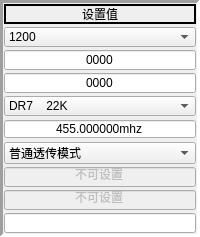
                              <widget class="QFrame" name="frame_59">
                               <property name="sizePolicy">
                                <sizepolicy hsizetype="Expanding" vsizetype="Expanding">
                                 <horstretch>2</horstretch>
                                 <verstretch>0</verstretch>
                                </sizepolicy>
                               </property>
                               <property name="autoFillBackground">
                                <bool>true</bool>
                               </property>
                               <property name="frameShape">
                                <enum>QFrame::Panel</enum>
                               </property>
                               <property name="frameShadow">
                                <enum>QFrame::Sunken</enum>
                               </property>
                               <property name="lineWidth">
                                <number>3</number>
                               </property>
                               <layout class="QVBoxLayout" name="verticalLayout_37">
                                <property name="spacing">
                                 <number>3</number>
                                </property>
                                <property name="leftMargin">
                                 <number>1</number>
                                </property>
                                <property name="topMargin">
                                 <number>1</number>
                                </property>
                                <property name="rightMargin">
                                 <number>1</number>
                                </property>
                                <property name="bottomMargin">
                                 <number>1</number>
                                </property>
                                <item>
                                 <widget class="QLabel" name="label_29">
                                  <property name="sizePolicy">
                                   <sizepolicy hsizetype="Expanding" vsizetype="Expanding">
                                    <horstretch>0</horstretch>
                                    <verstretch>0</verstretch>
                                   </sizepolicy>
                                  </property>
                                  <property name="minimumSize">
                                   <size>
                                    <width>0</width>
                                    <height>20</height>
                                   </size>
                                  </property>
                                  <property name="maximumSize">
                                   <size>
                                    <width>16777215</width>
                                    <height>20</height>
                                   </size>
                                  </property>
                                  <property name="frameShape">
                                   <enum>QFrame::WinPanel</enum>
                                  </property>
                                  <property name="text">
                                   <string>设置值</string>
                                  </property>
                                  <property name="alignment">
                                   <set>Qt::AlignCenter</set>
                                  </property>
                                 </widget>
                                </item>
                                <item>
                                 <widget class="QComboBox" name="dtu_set_bar_3">
                                  <property name="sizePolicy">
                                   <sizepolicy hsizetype="Expanding" vsizetype="Expanding">
                                    <horstretch>0</horstretch>
                                    <verstretch>0</verstretch>
                                   </sizepolicy>
                                  </property>
                                  <property name="minimumSize">
                                   <size>
                                    <width>0</width>
                                    <height>20</height>
                                   </size>
                                  </property>
                                  <property name="maximumSize">
                                   <size>
                                    <width>16777215</width>
                                    <height>20</height>
                                   </size>
                                  </property>
                                  <property name="contextMenuPolicy">
                                   <enum>Qt::DefaultContextMenu</enum>
                                  </property>
                                  <property name="layoutDirection">
                                   <enum>Qt::LeftToRight</enum>
                                  </property>
                                  <property name="currentIndex">
                                   <number>0</number>
                                  </property>
                                  <property name="insertPolicy">
                                   <enum>QComboBox::InsertAtBottom</enum>
                                  </property>
                                  <property name="sizeAdjustPolicy">
                                   <enum>QComboBox::AdjustToContentsOnFirstShow</enum>
                                  </property>
                                  <item>
                                   <property name="text">
                                    <string>1200</string>
                                   </property>
                                  </item>
                                  <item>
                                   <property name="text">
                                    <string>2400</string>
                                   </property>
                                  </item>
                                  <item>
                                   <property name="text">
                                    <string>4800</string>
                                   </property>
                                  </item>
                                  <item>
                                   <property name="text">
                                    <string>9600</string>
                                   </property>
                                  </item>
                                  <item>
                                   <property name="text">
                                    <string>19200</string>
                                   </property>
                                  </item>
                                  <item>
                                   <property name="text">
                                    <string>38400</string>
                                   </property>
                                  </item>
                                  <item>
                                   <property name="text">
                                    <string>57600</string>
                                   </property>
                                  </item>
                                  <item>
                                   <property name="text">
                                    <string>115200</string>
                                   </property>
                                  </item>
                                  <item>
                                   <property name="text">
                                    <string>256000</string>
                                   </property>
                                  </item>
                                 </widget>
                                </item>
                                <item>
                                 <widget class="QLineEdit" name="dtu_set_otheraddress_2">
                                  <property name="sizePolicy">
                                   <sizepolicy hsizetype="Expanding" vsizetype="Expanding">
                                    <horstretch>0</horstretch>
                                    <verstretch>0</verstretch>
                                   </sizepolicy>
                                  </property>
                                  <property name="minimumSize">
                                   <size>
                                    <width>0</width>
                                    <height>20</height>
                                   </size>
                                  </property>
                                  <property name="maximumSize">
                                   <size>
                                    <width>16777215</width>
                                    <height>20</height>
                                   </size>
                                  </property>
                                  <property name="text">
                                   <string>0000</string>
                                  </property>
                                  <property name="frame">
                                   <bool>true</bool>
                                  </property>
                                  <property name="alignment">
                                   <set>Qt::AlignCenter</set>
                                  </property>
                                  <property name="readOnly">
                                   <bool>false</bool>
                                  </property>
                                 </widget>
                                </item>
                                <item>
                                 <widget class="QLineEdit" name="dtu_set_ownaddress_2">
                                  <property name="sizePolicy">
                                   <sizepolicy hsizetype="Expanding" vsizetype="Expanding">
                                    <horstretch>0</horstretch>
                                    <verstretch>0</verstretch>
                                   </sizepolicy>
                                  </property>
                                  <property name="minimumSize">
                                   <size>
                                    <width>0</width>
                                    <height>20</height>
                                   </size>
                                  </property>
                                  <property name="maximumSize">
                                   <size>
                                    <width>16777215</width>
                                    <height>20</height>
                                   </size>
                                  </property>
                                  <property name="text">
                                   <string>0000</string>
                                  </property>
                                  <property name="frame">
                                   <bool>true</bool>
                                  </property>
                                  <property name="alignment">
                                   <set>Qt::AlignCenter</set>
                                  </property>
                                  <property name="readOnly">
                                   <bool>false</bool>
                                  </property>
                                 </widget>
                                </item>
                                <item>
                                 <widget class="QComboBox" name="dtu_set_rfspeed_3">
                                  <property name="sizePolicy">
                                   <sizepolicy hsizetype="Expanding" vsizetype="Expanding">
                                    <horstretch>0</horstretch>
                                    <verstretch>0</verstretch>
                                   </sizepolicy>
                                  </property>
                                  <property name="minimumSize">
                                   <size>
                                    <width>0</width>
                                    <height>20</height>
                                   </size>
                                  </property>
                                  <property name="maximumSize">
                                   <size>
                                    <width>16777215</width>
                                    <height>20</height>
                                   </size>
                                  </property>
                                  <property name="contextMenuPolicy">
                                   <enum>Qt::DefaultContextMenu</enum>
                                  </property>
                                  <property name="layoutDirection">
                                   <enum>Qt::LeftToRight</enum>
                                  </property>
                                  <property name="editable">
                                   <bool>false</bool>
                                  </property>
                                  <property name="currentIndex">
                                   <number>7</number>
                                  </property>
                                  <property name="insertPolicy">
                                   <enum>QComboBox::InsertAtBottom</enum>
                                  </property>
                                  <property name="sizeAdjustPolicy">
                                   <enum>QComboBox::AdjustToContents</enum>
                                  </property>
                                  <property name="minimumContentsLength">
                                   <number>0</number>
                                  </property>
                                  <property name="duplicatesEnabled">
                                   <bool>false</bool>
                                  </property>
                                  <property name="frame">
                                   <bool>true</bool>
                                  </property>
                                  <item>
                                   <property name="text">
                                    <string>DR0    0.3K</string>
                                   </property>
                                  </item>
                                  <item>
                                   <property name="text">
                                    <string>DR1    0.54K</string>
                                   </property>
                                  </item>
                                  <item>
                                   <property name="text">
                                    <string>DR2    0.98K</string>
                                   </property>
                                  </item>
                                  <item>
                                   <property name="text">
                                    <string>DR3    1.76K</string>
                                   </property>
                                  </item>
                                  <item>
                                   <property name="text">
                                    <string>DR4    3.13K</string>
                                   </property>
                                  </item>
                                  <item>
                                   <property name="text">
                                    <string>DR5    5.5K</string>
                                   </property>
                                  </item>
                                  <item>
                                   <property name="text">
                                    <string>DR6    11K</string>
                                   </property>
                                  </item>
                                  <item>
                                   <property name="text">
                                    <string>DR7    22K</string>
                                   </property>
                                  </item>
                                 </widget>
                                </item>
                                <item>
                                 <widget class="QDoubleSpinBox" name="dtu_set_workmhz_2">
                                  <property name="sizePolicy">
                                   <sizepolicy hsizetype="Expanding" vsizetype="Expanding">
                                    <horstretch>0</horstretch>
                                    <verstretch>0</verstretch>
                                   </sizepolicy>
                                  </property>
                                  <property name="minimumSize">
                                   <size>
                                    <width>0</width>
                                    <height>20</height>
                                   </size>
                                  </property>
                                  <property name="maximumSize">
                                   <size>
                                    <width>16777215</width>
                                    <height>20</height>
                                   </size>
                                  </property>
                                  <property name="wrapping">
                                   <bool>false</bool>
                                  </property>
                                  <property name="frame">
                                   <bool>true</bool>
                                  </property>
                                  <property name="alignment">
                                   <set>Qt::AlignCenter</set>
                                  </property>
                                  <property name="buttonSymbols">
                                   <enum>QAbstractSpinBox::NoButtons</enum>
                                  </property>
                                  <property name="keyboardTracking">
                                   <bool>true</bool>
                                  </property>
                                  <property name="prefix">
                                   <string/>
                                  </property>
                                  <property name="suffix">
                                   <string>mhz</string>
                                  </property>
                                  <property name="decimals">
                                   <number>6</number>
                                  </property>
                                  <property name="maximum">
                                   <double>9999.000000000000000</double>
                                  </property>
                                  <property name="value">
                                   <double>455.000000000000000</double>
                                  </property>
                                 </widget>
                                </item>
                                <item>
                                 <widget class="QComboBox" name="dtu_mode_set_2">
                                  <property name="sizePolicy">
                                   <sizepolicy hsizetype="Expanding" vsizetype="Fixed">
                                    <horstretch>0</horstretch>
                                    <verstretch>0</verstretch>
                                   </sizepolicy>
                                  </property>
                                  <property name="maximumSize">
                                   <size>
                                    <width>16777215</width>
                                    <height>16777215</height>
                                   </size>
                                  </property>
                                  <item>
                                   <property name="text">
                                    <string>普通透传模式</string>
                                   </property>
                                  </item>
                                  <item>
                                   <property name="text">
                                    <string>回环模式</string>
                                   </property>
                                  </item>
                                 </widget>
                                </item>
                                <item>
                                 <widget class="QLineEdit" name="NONE_3">
                                  <property name="enabled">
                                   <bool>false</bool>
                                  </property>
                                  <property name="sizePolicy">
                                   <sizepolicy hsizetype="Expanding" vsizetype="Expanding">
                                    <horstretch>0</horstretch>
                                    <verstretch>0</verstretch>
                                   </sizepolicy>
                                  </property>
                                  <property name="minimumSize">
                                   <size>
                                    <width>0</width>
                                    <height>20</height>
                                   </size>
                                  </property>
                                  <property name="maximumSize">
                                   <size>
                                    <width>16777215</width>
                                    <height>20</height>
                                   </size>
                                  </property>
                                  <property name="text">
                                   <string>不可设置</string>
                                  </property>
                                  <property name="frame">
                                   <bool>true</bool>
                                  </property>
                                  <property name="alignment">
                                   <set>Qt::AlignCenter</set>
                                  </property>
                                  <property name="readOnly">
                                   <bool>true</bool>
                                  </property>
                                 </widget>
                                </item>
                                <item>
                                 <widget class="QLineEdit" name="NONE_4">
                                  <property name="enabled">
                                   <bool>false</bool>
                                  </property>
                                  <property name="sizePolicy">
                                   <sizepolicy hsizetype="Expanding" vsizetype="Expanding">
                                    <horstretch>0</horstretch>
                                    <verstretch>0</verstretch>
                                   </sizepolicy>
                                  </property>
                                  <property name="minimumSize">
                                   <size>
                                    <width>0</width>
                                    <height>20</height>
                                   </size>
                                  </property>
                                  <property name="maximumSize">
                                   <size>
                                    <width>16777215</width>
                                    <height>20</height>
                                   </size>
                                  </property>
                                  <property name="text">
                                   <string>不可设置</string>
                                  </property>
                                  <property name="frame">
                                   <bool>true</bool>
                                  </property>
                                  <property name="alignment">
                                   <set>Qt::AlignCenter</set>
                                  </property>
                                  <property name="readOnly">
                                   <bool>true</bool>
                                  </property>
                                 </widget>
                                </item>
                                <item>
                                 <widget class="QLineEdit" name="dtu_set_user_key_2">
                                  <property name="enabled">
                                   <bool>true</bool>
                                  </property>
                                  <property name="sizePolicy">
                                   <sizepolicy hsizetype="Expanding" vsizetype="Expanding">
                                    <horstretch>0</horstretch>
                                    <verstretch>0</verstretch>
                                   </sizepolicy>
                                  </property>
                                  <property name="minimumSize">
                                   <size>
                                    <width>0</width>
                                    <height>20</height>
                                   </size>
                                  </property>
                                  <property name="maximumSize">
                                   <size>
                                    <width>16777215</width>
                                    <height>20</height>
                                   </size>
                                  </property>
                                  <property name="text">
                                   <string/>
                                  </property>
                                  <property name="frame">
                                   <bool>true</bool>
                                  </property>
                                  <property name="alignment">
                                   <set>Qt::AlignCenter</set>
                                  </property>
                                  <property name="readOnly">
                                   <bool>false</bool>
                                  </property>
                                 </widget>
                                </item>
                               </layout>
                              </widget>
